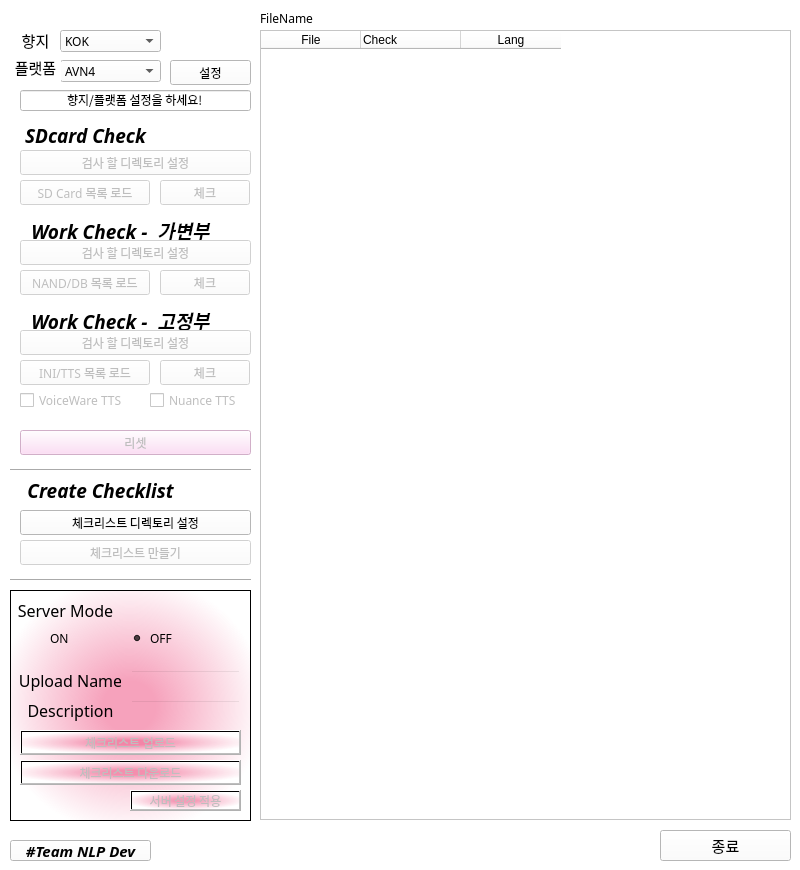
<?xml version="1.0" encoding="UTF-8"?>
<ui version="4.0">
 <class>Dialog</class>
 <widget class="QDialog" name="Dialog">
  <property name="enabled">
   <bool>true</bool>
  </property>
  <property name="geometry">
   <rect>
    <x>0</x>
    <y>0</y>
    <width>800</width>
    <height>870</height>
   </rect>
  </property>
  <property name="sizePolicy">
   <sizepolicy hsizetype="Preferred" vsizetype="Preferred">
    <horstretch>0</horstretch>
    <verstretch>0</verstretch>
   </sizepolicy>
  </property>
  <property name="mouseTracking">
   <bool>false</bool>
  </property>
  <property name="windowTitle">
   <string>LP_ListCheckUp_V3.0</string>
  </property>
  <property name="autoFillBackground">
   <bool>false</bool>
  </property>
  <property name="styleSheet">
   <string notr="true">background : rgb(255, 255, 255)</string>
  </property>
  <property name="sizeGripEnabled">
   <bool>false</bool>
  </property>
  <property name="modal">
   <bool>false</bool>
  </property>
  <widget class="QComboBox" name="comboBox">
   <property name="enabled">
    <bool>true</bool>
   </property>
   <property name="geometry">
    <rect>
     <x>60</x>
     <y>30</y>
     <width>101</width>
     <height>22</height>
    </rect>
   </property>
   <property name="font">
    <font>
     <family>현대하모니 B</family>
    </font>
   </property>
   <property name="editable">
    <bool>false</bool>
   </property>
   <item>
    <property name="text">
     <string>KOK</string>
    </property>
   </item>
   <item>
    <property name="text">
     <string>USA</string>
    </property>
   </item>
   <item>
    <property name="text">
     <string>EUR</string>
    </property>
   </item>
  </widget>
  <widget class="QLabel" name="label">
   <property name="geometry">
    <rect>
     <x>15</x>
     <y>20</y>
     <width>41</width>
     <height>41</height>
    </rect>
   </property>
   <property name="font">
    <font>
     <family>현대하모니 B</family>
     <pointsize>11</pointsize>
    </font>
   </property>
   <property name="layoutDirection">
    <enum>Qt::RightToLeft</enum>
   </property>
   <property name="text">
    <string>향지</string>
   </property>
   <property name="alignment">
    <set>Qt::AlignCenter</set>
   </property>
  </widget>
  <widget class="QPushButton" name="sdcardButton">
   <property name="enabled">
    <bool>false</bool>
   </property>
   <property name="geometry">
    <rect>
     <x>20</x>
     <y>180</y>
     <width>130</width>
     <height>25</height>
    </rect>
   </property>
   <property name="font">
    <font>
     <family>현대하모니 B</family>
    </font>
   </property>
   <property name="text">
    <string>SD Card 목록 로드</string>
   </property>
  </widget>
  <widget class="QPushButton" name="exitButton">
   <property name="geometry">
    <rect>
     <x>660</x>
     <y>830</y>
     <width>131</width>
     <height>31</height>
    </rect>
   </property>
   <property name="font">
    <font>
     <family>현대하모니 B</family>
     <pointsize>11</pointsize>
    </font>
   </property>
   <property name="text">
    <string>종료</string>
   </property>
  </widget>
  <widget class="QPushButton" name="sdcardButton_2">
   <property name="enabled">
    <bool>false</bool>
   </property>
   <property name="geometry">
    <rect>
     <x>160</x>
     <y>180</y>
     <width>90</width>
     <height>25</height>
    </rect>
   </property>
   <property name="font">
    <font>
     <family>현대하모니 B</family>
    </font>
   </property>
   <property name="text">
    <string>체크</string>
   </property>
  </widget>
  <widget class="QPushButton" name="nandButton">
   <property name="enabled">
    <bool>false</bool>
   </property>
   <property name="geometry">
    <rect>
     <x>20</x>
     <y>270</y>
     <width>130</width>
     <height>25</height>
    </rect>
   </property>
   <property name="font">
    <font>
     <family>현대하모니 B</family>
    </font>
   </property>
   <property name="text">
    <string>NAND/DB 목록 로드</string>
   </property>
  </widget>
  <widget class="QPushButton" name="nandButton_2">
   <property name="enabled">
    <bool>false</bool>
   </property>
   <property name="geometry">
    <rect>
     <x>160</x>
     <y>270</y>
     <width>90</width>
     <height>25</height>
    </rect>
   </property>
   <property name="font">
    <font>
     <family>현대하모니 B</family>
    </font>
   </property>
   <property name="text">
    <string>체크</string>
   </property>
  </widget>
  <widget class="QPushButton" name="iniButton">
   <property name="enabled">
    <bool>false</bool>
   </property>
   <property name="geometry">
    <rect>
     <x>20</x>
     <y>360</y>
     <width>130</width>
     <height>25</height>
    </rect>
   </property>
   <property name="font">
    <font>
     <family>현대하모니 B</family>
    </font>
   </property>
   <property name="text">
    <string>INI/TTS 목록 로드</string>
   </property>
  </widget>
  <widget class="QPushButton" name="iniButton_2">
   <property name="enabled">
    <bool>false</bool>
   </property>
   <property name="geometry">
    <rect>
     <x>160</x>
     <y>360</y>
     <width>90</width>
     <height>25</height>
    </rect>
   </property>
   <property name="font">
    <font>
     <family>현대하모니 B</family>
    </font>
   </property>
   <property name="text">
    <string>체크</string>
   </property>
  </widget>
  <widget class="QLabel" name="label_2">
   <property name="geometry">
    <rect>
     <x>260</x>
     <y>10</y>
     <width>61</width>
     <height>16</height>
    </rect>
   </property>
   <property name="font">
    <font>
     <family>현대하모니 B</family>
    </font>
   </property>
   <property name="text">
    <string>FileName</string>
   </property>
  </widget>
  <widget class="QTableWidget" name="tableWidget">
   <property name="geometry">
    <rect>
     <x>260</x>
     <y>30</y>
     <width>531</width>
     <height>790</height>
    </rect>
   </property>
   <property name="font">
    <font>
     <family>현대하모니 B</family>
    </font>
   </property>
   <property name="autoFillBackground">
    <bool>false</bool>
   </property>
   <property name="editTriggers">
    <set>QAbstractItemView::NoEditTriggers</set>
   </property>
   <property name="selectionBehavior">
    <enum>QAbstractItemView::SelectItems</enum>
   </property>
   <property name="rowCount">
    <number>0</number>
   </property>
   <property name="columnCount">
    <number>3</number>
   </property>
   <column>
    <property name="text">
     <string>File</string>
    </property>
   </column>
   <column>
    <property name="text">
     <string>Check</string>
    </property>
    <property name="textAlignment">
     <set>AlignLeading|AlignVCenter</set>
    </property>
   </column>
   <column>
    <property name="text">
     <string>Lang</string>
    </property>
   </column>
  </widget>
  <widget class="QPushButton" name="loadButton">
   <property name="geometry">
    <rect>
     <x>170</x>
     <y>60</y>
     <width>81</width>
     <height>25</height>
    </rect>
   </property>
   <property name="font">
    <font>
     <family>현대하모니 B</family>
    </font>
   </property>
   <property name="text">
    <string>설정</string>
   </property>
  </widget>
  <widget class="QLineEdit" name="lineEdit">
   <property name="enabled">
    <bool>true</bool>
   </property>
   <property name="geometry">
    <rect>
     <x>20</x>
     <y>90</y>
     <width>231</width>
     <height>21</height>
    </rect>
   </property>
   <property name="font">
    <font>
     <family>현대하모니 B</family>
     <weight>50</weight>
     <italic>false</italic>
     <bold>false</bold>
    </font>
   </property>
   <property name="text">
    <string>향지/플랫폼 설정을 하세요!</string>
   </property>
   <property name="alignment">
    <set>Qt::AlignCenter</set>
   </property>
   <property name="readOnly">
    <bool>true</bool>
   </property>
  </widget>
  <widget class="QPushButton" name="resetButton">
   <property name="enabled">
    <bool>false</bool>
   </property>
   <property name="geometry">
    <rect>
     <x>20</x>
     <y>430</y>
     <width>231</width>
     <height>25</height>
    </rect>
   </property>
   <property name="font">
    <font>
     <family>현대하모니 B</family>
    </font>
   </property>
   <property name="styleSheet">
    <string notr="true">background : rgb(255, 213, 244)
</string>
   </property>
   <property name="text">
    <string>리셋</string>
   </property>
  </widget>
  <widget class="QCheckBox" name="checkBox_VW">
   <property name="enabled">
    <bool>false</bool>
   </property>
   <property name="geometry">
    <rect>
     <x>20</x>
     <y>390</y>
     <width>111</width>
     <height>20</height>
    </rect>
   </property>
   <property name="font">
    <font>
     <family>현대하모니 B</family>
    </font>
   </property>
   <property name="text">
    <string>VoiceWare TTS</string>
   </property>
   <property name="tristate">
    <bool>false</bool>
   </property>
  </widget>
  <widget class="QPushButton" name="make_checklist">
   <property name="enabled">
    <bool>false</bool>
   </property>
   <property name="geometry">
    <rect>
     <x>20</x>
     <y>540</y>
     <width>231</width>
     <height>25</height>
    </rect>
   </property>
   <property name="font">
    <font>
     <family>현대하모니 B</family>
    </font>
   </property>
   <property name="text">
    <string>체크리스트 만들기</string>
   </property>
  </widget>
  <widget class="QLabel" name="label_3">
   <property name="geometry">
    <rect>
     <x>20</x>
     <y>125</y>
     <width>131</width>
     <height>21</height>
    </rect>
   </property>
   <property name="font">
    <font>
     <family>현대하모니 B</family>
     <pointsize>14</pointsize>
     <weight>75</weight>
     <italic>true</italic>
     <bold>true</bold>
    </font>
   </property>
   <property name="layoutDirection">
    <enum>Qt::RightToLeft</enum>
   </property>
   <property name="text">
    <string>SDcard Check</string>
   </property>
   <property name="alignment">
    <set>Qt::AlignCenter</set>
   </property>
  </widget>
  <widget class="QLabel" name="label_4">
   <property name="geometry">
    <rect>
     <x>20</x>
     <y>220</y>
     <width>201</width>
     <height>21</height>
    </rect>
   </property>
   <property name="font">
    <font>
     <family>현대하모니 B</family>
     <pointsize>14</pointsize>
     <weight>75</weight>
     <italic>true</italic>
     <bold>true</bold>
    </font>
   </property>
   <property name="layoutDirection">
    <enum>Qt::RightToLeft</enum>
   </property>
   <property name="text">
    <string>Work Check -  가변부</string>
   </property>
   <property name="alignment">
    <set>Qt::AlignCenter</set>
   </property>
  </widget>
  <widget class="QPushButton" name="sdcard_set_button">
   <property name="enabled">
    <bool>false</bool>
   </property>
   <property name="geometry">
    <rect>
     <x>20</x>
     <y>150</y>
     <width>231</width>
     <height>25</height>
    </rect>
   </property>
   <property name="font">
    <font>
     <family>현대하모니 B</family>
    </font>
   </property>
   <property name="text">
    <string>검사 할 디렉토리 설정</string>
   </property>
  </widget>
  <widget class="QPushButton" name="work_set_button_fixed">
   <property name="enabled">
    <bool>false</bool>
   </property>
   <property name="geometry">
    <rect>
     <x>20</x>
     <y>240</y>
     <width>231</width>
     <height>25</height>
    </rect>
   </property>
   <property name="font">
    <font>
     <family>현대하모니 B</family>
    </font>
   </property>
   <property name="text">
    <string>검사 할 디렉토리 설정</string>
   </property>
  </widget>
  <widget class="QComboBox" name="comboBox_2">
   <property name="enabled">
    <bool>true</bool>
   </property>
   <property name="geometry">
    <rect>
     <x>60</x>
     <y>60</y>
     <width>101</width>
     <height>22</height>
    </rect>
   </property>
   <property name="font">
    <font>
     <family>현대하모니 B</family>
    </font>
   </property>
   <property name="editable">
    <bool>false</bool>
   </property>
   <item>
    <property name="text">
     <string>AVN4</string>
    </property>
   </item>
   <item>
    <property name="text">
     <string>AVN5</string>
    </property>
   </item>
   <item>
    <property name="text">
     <string>PRM2</string>
    </property>
   </item>
   <item>
    <property name="text">
     <string>PRM5</string>
    </property>
   </item>
   <item>
    <property name="text">
     <string>PRM6</string>
    </property>
   </item>
   <item>
    <property name="text">
     <string>경제형</string>
    </property>
   </item>
   <item>
    <property name="text">
     <string>WIDE</string>
    </property>
   </item>
  </widget>
  <widget class="QLabel" name="label_7">
   <property name="geometry">
    <rect>
     <x>10</x>
     <y>50</y>
     <width>51</width>
     <height>35</height>
    </rect>
   </property>
   <property name="font">
    <font>
     <family>현대하모니 B</family>
     <pointsize>11</pointsize>
    </font>
   </property>
   <property name="layoutDirection">
    <enum>Qt::RightToLeft</enum>
   </property>
   <property name="text">
    <string>플랫폼</string>
   </property>
   <property name="alignment">
    <set>Qt::AlignCenter</set>
   </property>
  </widget>
  <widget class="Line" name="line">
   <property name="geometry">
    <rect>
     <x>10</x>
     <y>570</y>
     <width>241</width>
     <height>20</height>
    </rect>
   </property>
   <property name="font">
    <font>
     <family>현대하모니 B</family>
    </font>
   </property>
   <property name="orientation">
    <enum>Qt::Horizontal</enum>
   </property>
  </widget>
  <widget class="QPushButton" name="path_select">
   <property name="enabled">
    <bool>true</bool>
   </property>
   <property name="geometry">
    <rect>
     <x>20</x>
     <y>510</y>
     <width>231</width>
     <height>25</height>
    </rect>
   </property>
   <property name="font">
    <font>
     <family>현대하모니 B</family>
    </font>
   </property>
   <property name="text">
    <string>체크리스트 디렉토리 설정</string>
   </property>
  </widget>
  <widget class="Line" name="line_2">
   <property name="geometry">
    <rect>
     <x>10</x>
     <y>460</y>
     <width>241</width>
     <height>20</height>
    </rect>
   </property>
   <property name="font">
    <font>
     <family>현대하모니 B</family>
    </font>
   </property>
   <property name="orientation">
    <enum>Qt::Horizontal</enum>
   </property>
  </widget>
  <widget class="QLabel" name="label_9">
   <property name="geometry">
    <rect>
     <x>20</x>
     <y>480</y>
     <width>161</width>
     <height>21</height>
    </rect>
   </property>
   <property name="font">
    <font>
     <family>현대하모니 B</family>
     <pointsize>14</pointsize>
     <weight>75</weight>
     <italic>true</italic>
     <bold>true</bold>
    </font>
   </property>
   <property name="layoutDirection">
    <enum>Qt::RightToLeft</enum>
   </property>
   <property name="text">
    <string>Create Checklist</string>
   </property>
   <property name="alignment">
    <set>Qt::AlignCenter</set>
   </property>
  </widget>
  <widget class="QPushButton" name="pushButton">
   <property name="geometry">
    <rect>
     <x>10</x>
     <y>840</y>
     <width>141</width>
     <height>21</height>
    </rect>
   </property>
   <property name="font">
    <font>
     <family>현대하모니 B</family>
     <pointsize>11</pointsize>
     <weight>75</weight>
     <italic>true</italic>
     <bold>true</bold>
    </font>
   </property>
   <property name="text">
    <string>#Team NLP Dev</string>
   </property>
  </widget>
  <widget class="QCheckBox" name="checkBox_Nuance">
   <property name="enabled">
    <bool>false</bool>
   </property>
   <property name="geometry">
    <rect>
     <x>150</x>
     <y>390</y>
     <width>91</width>
     <height>20</height>
    </rect>
   </property>
   <property name="font">
    <font>
     <family>현대하모니 B</family>
    </font>
   </property>
   <property name="text">
    <string>Nuance TTS</string>
   </property>
   <property name="tristate">
    <bool>false</bool>
   </property>
  </widget>
  <widget class="QFrame" name="frame">
   <property name="geometry">
    <rect>
     <x>10</x>
     <y>590</y>
     <width>241</width>
     <height>231</height>
    </rect>
   </property>
   <property name="autoFillBackground">
    <bool>false</bool>
   </property>
   <property name="styleSheet">
    <string notr="true">background : qradialgradient(spread:reflect, cx:0.5, cy:0.494, radius:0.759, fx:0.494545, fy:0.506, stop:0.147727 rgba(241, 112, 152, 165), stop:0.738636 rgba(255, 255, 255, 255))</string>
   </property>
   <property name="frameShape">
    <enum>QFrame::StyledPanel</enum>
   </property>
   <property name="frameShadow">
    <enum>QFrame::Raised</enum>
   </property>
   <widget class="QRadioButton" name="off_button">
    <property name="enabled">
     <bool>true</bool>
    </property>
    <property name="geometry">
     <rect>
      <x>120</x>
      <y>40</y>
      <width>90</width>
      <height>16</height>
     </rect>
    </property>
    <property name="font">
     <font>
      <family>현대하모니 B</family>
     </font>
    </property>
    <property name="styleSheet">
     <string notr="true">background : rgba(255, 255, 255, 0)</string>
    </property>
    <property name="text">
     <string>OFF</string>
    </property>
    <property name="checked">
     <bool>true</bool>
    </property>
   </widget>
   <widget class="QLabel" name="label_8">
    <property name="geometry">
     <rect>
      <x>10</x>
      <y>80</y>
      <width>101</width>
      <height>21</height>
     </rect>
    </property>
    <property name="font">
     <font>
      <family>현대하모니 B</family>
      <pointsize>12</pointsize>
     </font>
    </property>
    <property name="layoutDirection">
     <enum>Qt::RightToLeft</enum>
    </property>
    <property name="styleSheet">
     <string notr="true">background : rgba(255, 255, 255, 0)</string>
    </property>
    <property name="text">
     <string>Upload Name</string>
    </property>
    <property name="alignment">
     <set>Qt::AlignCenter</set>
    </property>
   </widget>
   <widget class="QLabel" name="label_5">
    <property name="geometry">
     <rect>
      <x>0</x>
      <y>10</y>
      <width>111</width>
      <height>21</height>
     </rect>
    </property>
    <property name="font">
     <font>
      <family>현대하모니 B</family>
      <pointsize>12</pointsize>
     </font>
    </property>
    <property name="layoutDirection">
     <enum>Qt::RightToLeft</enum>
    </property>
    <property name="styleSheet">
     <string notr="true">background : rgba(255, 255, 255, 0)</string>
    </property>
    <property name="text">
     <string>Server Mode</string>
    </property>
    <property name="alignment">
     <set>Qt::AlignCenter</set>
    </property>
   </widget>
   <widget class="QPushButton" name="server_upload_button">
    <property name="enabled">
     <bool>false</bool>
    </property>
    <property name="geometry">
     <rect>
      <x>10</x>
      <y>140</y>
      <width>221</width>
      <height>25</height>
     </rect>
    </property>
    <property name="font">
     <font>
      <family>현대하모니 B</family>
     </font>
    </property>
    <property name="styleSheet">
     <string/>
    </property>
    <property name="text">
     <string>체크리스트 업로드</string>
    </property>
   </widget>
   <widget class="QLineEdit" name="description_text">
    <property name="enabled">
     <bool>false</bool>
    </property>
    <property name="geometry">
     <rect>
      <x>120</x>
      <y>110</y>
      <width>111</width>
      <height>20</height>
     </rect>
    </property>
    <property name="font">
     <font>
      <family>현대하모니 B</family>
     </font>
    </property>
    <property name="styleSheet">
     <string notr="true">background : rgba(255, 255, 255, 0)</string>
    </property>
   </widget>
   <widget class="QPushButton" name="server_download_button">
    <property name="enabled">
     <bool>false</bool>
    </property>
    <property name="geometry">
     <rect>
      <x>10</x>
      <y>170</y>
      <width>221</width>
      <height>25</height>
     </rect>
    </property>
    <property name="font">
     <font>
      <family>현대하모니 B</family>
     </font>
    </property>
    <property name="styleSheet">
     <string/>
    </property>
    <property name="text">
     <string>체크리스트 다운로드</string>
    </property>
   </widget>
   <widget class="QRadioButton" name="on_button">
    <property name="geometry">
     <rect>
      <x>20</x>
      <y>40</y>
      <width>90</width>
      <height>16</height>
     </rect>
    </property>
    <property name="font">
     <font>
      <family>현대하모니 B</family>
     </font>
    </property>
    <property name="styleSheet">
     <string notr="true">background : rgba(255, 255, 255, 0)</string>
    </property>
    <property name="text">
     <string>ON</string>
    </property>
   </widget>
   <widget class="QPushButton" name="serverloadButton">
    <property name="enabled">
     <bool>false</bool>
    </property>
    <property name="geometry">
     <rect>
      <x>120</x>
      <y>200</y>
      <width>111</width>
      <height>21</height>
     </rect>
    </property>
    <property name="font">
     <font>
      <family>현대하모니 B</family>
     </font>
    </property>
    <property name="styleSheet">
     <string notr="true"/>
    </property>
    <property name="text">
     <string>서버 설정 적용</string>
    </property>
   </widget>
   <widget class="QLineEdit" name="upload_name">
    <property name="enabled">
     <bool>false</bool>
    </property>
    <property name="geometry">
     <rect>
      <x>120</x>
      <y>80</y>
      <width>111</width>
      <height>20</height>
     </rect>
    </property>
    <property name="font">
     <font>
      <family>현대하모니 B</family>
     </font>
    </property>
    <property name="styleSheet">
     <string notr="true">background : rgba(255, 255, 255, 0)</string>
    </property>
   </widget>
   <widget class="QLabel" name="description">
    <property name="geometry">
     <rect>
      <x>10</x>
      <y>110</y>
      <width>101</width>
      <height>21</height>
     </rect>
    </property>
    <property name="font">
     <font>
      <family>현대하모니 B</family>
      <pointsize>12</pointsize>
     </font>
    </property>
    <property name="layoutDirection">
     <enum>Qt::RightToLeft</enum>
    </property>
    <property name="styleSheet">
     <string notr="true">background : rgba(255, 255, 255, 0)</string>
    </property>
    <property name="text">
     <string>Description</string>
    </property>
    <property name="alignment">
     <set>Qt::AlignCenter</set>
    </property>
   </widget>
  </widget>
  <widget class="QLabel" name="label_6">
   <property name="geometry">
    <rect>
     <x>20</x>
     <y>310</y>
     <width>201</width>
     <height>21</height>
    </rect>
   </property>
   <property name="font">
    <font>
     <family>현대하모니 B</family>
     <pointsize>14</pointsize>
     <weight>75</weight>
     <italic>true</italic>
     <bold>true</bold>
    </font>
   </property>
   <property name="layoutDirection">
    <enum>Qt::RightToLeft</enum>
   </property>
   <property name="text">
    <string>Work Check -  고정부</string>
   </property>
   <property name="alignment">
    <set>Qt::AlignCenter</set>
   </property>
  </widget>
  <widget class="QPushButton" name="work_set_button_dynamic">
   <property name="enabled">
    <bool>false</bool>
   </property>
   <property name="geometry">
    <rect>
     <x>20</x>
     <y>330</y>
     <width>231</width>
     <height>25</height>
    </rect>
   </property>
   <property name="font">
    <font>
     <family>현대하모니 B</family>
    </font>
   </property>
   <property name="text">
    <string>검사 할 디렉토리 설정</string>
   </property>
  </widget>
 </widget>
 <resources/>
 <connections>
  <connection>
   <sender>sdcardButton</sender>
   <signal>clicked()</signal>
   <receiver>Dialog</receiver>
   <slot>sdcard_slot()</slot>
   <hints>
    <hint type="sourcelabel">
     <x>149</x>
     <y>201</y>
    </hint>
    <hint type="destinationlabel">
     <x>193</x>
     <y>58</y>
    </hint>
   </hints>
  </connection>
  <connection>
   <sender>exitButton</sender>
   <signal>pressed()</signal>
   <receiver>Dialog</receiver>
   <slot>final_exit()</slot>
   <hints>
    <hint type="sourcelabel">
     <x>689</x>
     <y>830</y>
    </hint>
    <hint type="destinationlabel">
     <x>366</x>
     <y>377</y>
    </hint>
   </hints>
  </connection>
  <connection>
   <sender>nandButton</sender>
   <signal>clicked()</signal>
   <receiver>Dialog</receiver>
   <slot>nand_slot()</slot>
   <hints>
    <hint type="sourcelabel">
     <x>87</x>
     <y>286</y>
    </hint>
    <hint type="destinationlabel">
     <x>30</x>
     <y>240</y>
    </hint>
   </hints>
  </connection>
  <connection>
   <sender>iniButton</sender>
   <signal>clicked()</signal>
   <receiver>Dialog</receiver>
   <slot>ini_slot()</slot>
   <hints>
    <hint type="sourcelabel">
     <x>120</x>
     <y>385</y>
    </hint>
    <hint type="destinationlabel">
     <x>44</x>
     <y>227</y>
    </hint>
   </hints>
  </connection>
  <connection>
   <sender>sdcardButton_2</sender>
   <signal>clicked()</signal>
   <receiver>Dialog</receiver>
   <slot>sdcard_check()</slot>
   <hints>
    <hint type="sourcelabel">
     <x>192</x>
     <y>203</y>
    </hint>
    <hint type="destinationlabel">
     <x>194</x>
     <y>28</y>
    </hint>
   </hints>
  </connection>
  <connection>
   <sender>nandButton_2</sender>
   <signal>clicked()</signal>
   <receiver>Dialog</receiver>
   <slot>nand_check()</slot>
   <hints>
    <hint type="sourcelabel">
     <x>236</x>
     <y>287</y>
    </hint>
    <hint type="destinationlabel">
     <x>240</x>
     <y>235</y>
    </hint>
   </hints>
  </connection>
  <connection>
   <sender>iniButton_2</sender>
   <signal>clicked()</signal>
   <receiver>Dialog</receiver>
   <slot>ini_check()</slot>
   <hints>
    <hint type="sourcelabel">
     <x>216</x>
     <y>393</y>
    </hint>
    <hint type="destinationlabel">
     <x>112</x>
     <y>279</y>
    </hint>
   </hints>
  </connection>
  <connection>
   <sender>loadButton</sender>
   <signal>clicked()</signal>
   <receiver>Dialog</receiver>
   <slot>checklist_load_slot()</slot>
   <hints>
    <hint type="sourcelabel">
     <x>227</x>
     <y>70</y>
    </hint>
    <hint type="destinationlabel">
     <x>130</x>
     <y>235</y>
    </hint>
   </hints>
  </connection>
  <connection>
   <sender>resetButton</sender>
   <signal>clicked()</signal>
   <receiver>Dialog</receiver>
   <slot>reset_slot()</slot>
   <hints>
    <hint type="sourcelabel">
     <x>164</x>
     <y>446</y>
    </hint>
    <hint type="destinationlabel">
     <x>149</x>
     <y>302</y>
    </hint>
   </hints>
  </connection>
  <connection>
   <sender>tableWidget</sender>
   <signal>cellDoubleClicked(int,int)</signal>
   <receiver>Dialog</receiver>
   <slot>double_click_slot()</slot>
   <hints>
    <hint type="sourcelabel">
     <x>382</x>
     <y>42</y>
    </hint>
    <hint type="destinationlabel">
     <x>462</x>
     <y>14</y>
    </hint>
   </hints>
  </connection>
  <connection>
   <sender>make_checklist</sender>
   <signal>clicked()</signal>
   <receiver>Dialog</receiver>
   <slot>slot_makech()</slot>
   <hints>
    <hint type="sourcelabel">
     <x>179</x>
     <y>557</y>
    </hint>
    <hint type="destinationlabel">
     <x>173</x>
     <y>416</y>
    </hint>
   </hints>
  </connection>
  <connection>
   <sender>sdcard_set_button</sender>
   <signal>clicked()</signal>
   <receiver>Dialog</receiver>
   <slot>sdcard_setup()</slot>
   <hints>
    <hint type="sourcelabel">
     <x>95</x>
     <y>167</y>
    </hint>
    <hint type="destinationlabel">
     <x>208</x>
     <y>108</y>
    </hint>
   </hints>
  </connection>
  <connection>
   <sender>work_set_button_fixed</sender>
   <signal>clicked()</signal>
   <receiver>Dialog</receiver>
   <slot>work_setup_dynamic()</slot>
   <hints>
    <hint type="sourcelabel">
     <x>191</x>
     <y>259</y>
    </hint>
    <hint type="destinationlabel">
     <x>215</x>
     <y>211</y>
    </hint>
   </hints>
  </connection>
  <connection>
   <sender>on_button</sender>
   <signal>clicked()</signal>
   <receiver>Dialog</receiver>
   <slot>server_check()</slot>
   <hints>
    <hint type="sourcelabel">
     <x>54</x>
     <y>632</y>
    </hint>
    <hint type="destinationlabel">
     <x>43</x>
     <y>617</y>
    </hint>
   </hints>
  </connection>
  <connection>
   <sender>off_button</sender>
   <signal>clicked()</signal>
   <receiver>Dialog</receiver>
   <slot>server_check()</slot>
   <hints>
    <hint type="sourcelabel">
     <x>156</x>
     <y>636</y>
    </hint>
    <hint type="destinationlabel">
     <x>159</x>
     <y>634</y>
    </hint>
   </hints>
  </connection>
  <connection>
   <sender>server_upload_button</sender>
   <signal>clicked()</signal>
   <receiver>Dialog</receiver>
   <slot>checklist_upload()</slot>
   <hints>
    <hint type="sourcelabel">
     <x>113</x>
     <y>735</y>
    </hint>
    <hint type="destinationlabel">
     <x>105</x>
     <y>703</y>
    </hint>
   </hints>
  </connection>
  <connection>
   <sender>server_download_button</sender>
   <signal>clicked()</signal>
   <receiver>Dialog</receiver>
   <slot>checklist_download()</slot>
   <hints>
    <hint type="sourcelabel">
     <x>173</x>
     <y>767</y>
    </hint>
    <hint type="destinationlabel">
     <x>166</x>
     <y>747</y>
    </hint>
   </hints>
  </connection>
  <connection>
   <sender>serverloadButton</sender>
   <signal>clicked()</signal>
   <receiver>Dialog</receiver>
   <slot>server_load()</slot>
   <hints>
    <hint type="sourcelabel">
     <x>152</x>
     <y>793</y>
    </hint>
    <hint type="destinationlabel">
     <x>68</x>
     <y>789</y>
    </hint>
   </hints>
  </connection>
  <connection>
   <sender>path_select</sender>
   <signal>clicked()</signal>
   <receiver>Dialog</receiver>
   <slot>checklist_directory_set()</slot>
   <hints>
    <hint type="sourcelabel">
     <x>223</x>
     <y>514</y>
    </hint>
    <hint type="destinationlabel">
     <x>210</x>
     <y>446</y>
    </hint>
   </hints>
  </connection>
  <connection>
   <sender>pushButton</sender>
   <signal>clicked()</signal>
   <receiver>Dialog</receiver>
   <slot>easter_egg()</slot>
   <hints>
    <hint type="sourcelabel">
     <x>149</x>
     <y>846</y>
    </hint>
    <hint type="destinationlabel">
     <x>84</x>
     <y>819</y>
    </hint>
   </hints>
  </connection>
  <connection>
   <sender>work_set_button_dynamic</sender>
   <signal>clicked()</signal>
   <receiver>Dialog</receiver>
   <slot>work_setup_fixed()</slot>
   <hints>
    <hint type="sourcelabel">
     <x>58</x>
     <y>351</y>
    </hint>
    <hint type="destinationlabel">
     <x>7</x>
     <y>399</y>
    </hint>
   </hints>
  </connection>
  <connection>
   <sender>checkBox_VW</sender>
   <signal>clicked()</signal>
   <receiver>Dialog</receiver>
   <slot>tts_check()</slot>
   <hints>
    <hint type="sourcelabel">
     <x>43</x>
     <y>406</y>
    </hint>
    <hint type="destinationlabel">
     <x>9</x>
     <y>461</y>
    </hint>
   </hints>
  </connection>
  <connection>
   <sender>checkBox_Nuance</sender>
   <signal>clicked()</signal>
   <receiver>Dialog</receiver>
   <slot>tts_check()</slot>
   <hints>
    <hint type="sourcelabel">
     <x>199</x>
     <y>408</y>
    </hint>
    <hint type="destinationlabel">
     <x>18</x>
     <y>506</y>
    </hint>
   </hints>
  </connection>
 </connections>
 <slots>
  <slot>sdcard_slot()</slot>
  <slot>nand_slot()</slot>
  <slot>ini_slot()</slot>
  <slot>sdcard_check()</slot>
  <slot>nand_check()</slot>
  <slot>ini_check()</slot>
  <slot>checklist_load_slot()</slot>
  <slot>reset_slot()</slot>
  <slot>double_click_slot()</slot>
  <slot>slot_makech()</slot>
  <slot>VW_checked()</slot>
  <slot>Nuance_checked()</slot>
  <slot>sdcard_setup()</slot>
  <slot>work_setup_fixed()</slot>
  <slot>server_check()</slot>
  <slot>checklist_upload()</slot>
  <slot>usa_lang_check()</slot>
  <slot>eur_lang_check()</slot>
  <slot>checklist_download()</slot>
  <slot>server_load()</slot>
  <slot>checklist_directory_set()</slot>
  <slot>easter_egg()</slot>
  <slot>work_setup_dynamic()</slot>
  <slot>tts_check()</slot>
  <slot>final_exit()</slot>
 </slots>
</ui>
